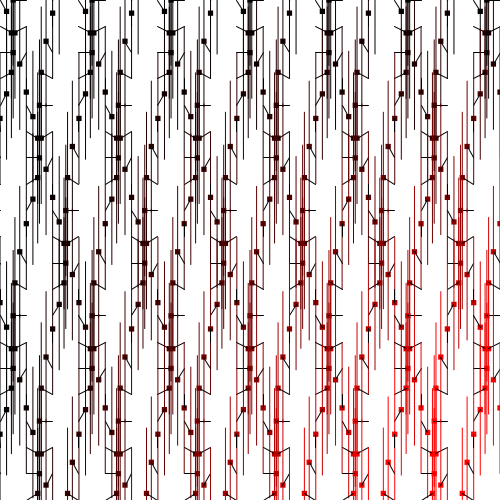
Frame 1 (no input)
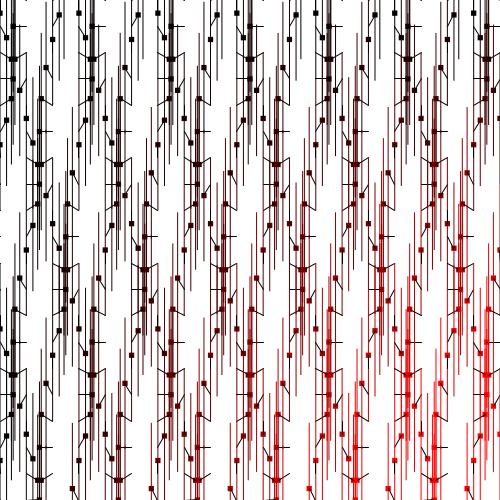
Frame 60 (the mouse pressed at the canvas centre just before this capture)
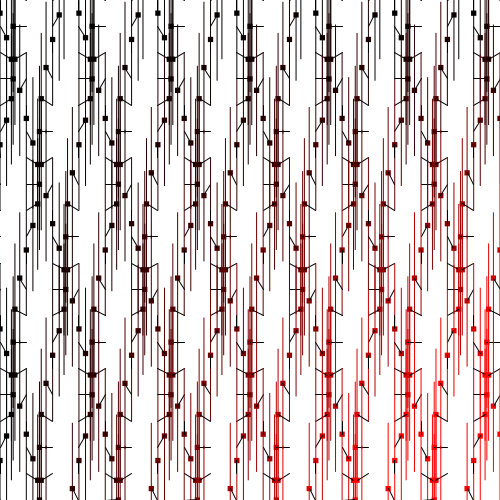
Frame 120 (the mouse held since frame 60 and released just before this capture)

The Processing sketch that drew these frames (run headless with seeded random() and noise(); from frame 60 on, the mouse is pressed at the canvas centre):

// Processing sketch: movingpatterns1
// ── movingpatterns1.pde
/*
 * Creative Coding
 * Week 2, 05 - Moving Patterns 1
 * by Indae Hwang and Jon McCormack
 * Updated 2016
 * Copyright (c) 2014-2016 Monash University

    This program is free software: you can redistribute it and/or modify
    it under the terms of the GNU General Public License as published by
    the Free Software Foundation, either version 3 of the License, or
    (at your option) any later version.

    This program is distributed in the hope that it will be useful,
    but WITHOUT ANY WARRANTY; without even the implied warranty of
    MERCHANTABILITY or FITNESS FOR A PARTICULAR PURPOSE.  See the
    GNU General Public License for more details.

    You should have received a copy of the GNU General Public License
    along with this program.  If not, see <http://www.gnu.org/licenses/>.
    
 * This sketch builds on the previous sketches, drawing shapes based on the
 * current framerate. The movement of individual shapes combine to create a
 * gestalt field of motion. Use the arrow keys on your keyboard to change the
 * frame rate. 
 * 
 */

// set initial value for global variable here - most values in one place
int frameRateValue = 6; // variable used to store the current frame rate value
int gridSize = 20; // number of circles in each column and row
int margin = 0; // margin in each circle cell
float gutter = 0; //distance between each cell
float cellsize; // declaring the variable here lets us access it in other functions in our program

void setup() {
  size(500, 500);

  //frameRateValue = 6; // now set at global definition
  frameRate(frameRateValue);
  rectMode(CENTER);
  background(255);
  cellsize = ( width - (2 * margin) - gutter * (gridSize - 1) ) / (gridSize - 1); //defining the value of the cellsize
}

void draw() {

  background(255);
  
  int circleNumber = 0; // counter
  for (int i=0; i<gridSize; i++) {
    for (int j=0; j<gridSize; j++) {
      circleNumber = (i * gridSize) + j; // different way to calculate the circle number from w2_04

      float centerpointX = margin + cellsize * i + gutter * i;
      float centerpointY = margin + cellsize * j + gutter * j;
      int col = (i*j);
      movingCircle(centerpointX, centerpointY, cellsize, circleNumber, col);
    }
  }
}

void movingCircle(float centerpointX, float centerpointY, float size, int circleNum, int col) {

  float finalAngle;
  finalAngle = frameCount + circleNum;

  //the angle of rotation for each hand is affected by the frameRate and angle;  
  float endpointX = centerpointX + (size / 2) * sin(PI / frameRateValue * finalAngle);
  float endpointY = centerpointY + (size / 2) * cos(PI / frameRateValue * finalAngle);

  noStroke();
  fill(col,0,0);
  rect(endpointX, endpointY, size/5, size/5);
  rect(endpointX, endpointY, 1, size*5);
  noFill();
  stroke(0,0,0);
  line(centerpointX, centerpointY, endpointX, endpointY);
}

/*
 * keyReleased function
 *
 * called automatically by Processing when a keyboard key is released
 */
void keyReleased() {

  // right arrow -- increase frameRateValue
  if (keyCode == RIGHT && frameRateValue < 60) {
    frameRateValue++;
  }

  // left arrow -- decrease frameRateValue
  if ( keyCode == LEFT && frameRateValue > 1) {
    frameRateValue--;
  }

  // set the frameRate and print current value on the screen
  frameRate(frameRateValue);
  // adding builtin variable frameCount to our output..
  println("Frame " + frameCount + ": Current frame Rate is: " + frameRateValue);
}
